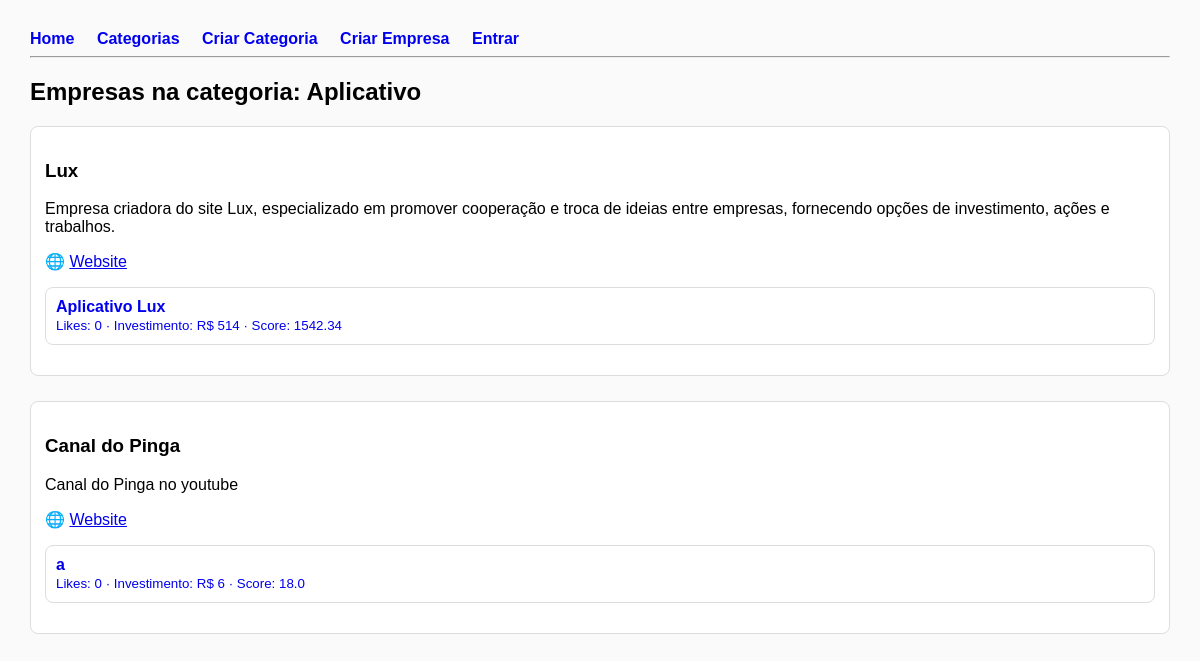
The app's page /categories/3/companies with its own data.
### app.py (models this page shows)
class Category(db.Model):
    id = db.Column(db.Integer, primary_key=True)
    name = db.Column(db.String(120), unique=True, nullable=False)
    description = db.Column(db.String(300))
    created_at = db.Column(db.DateTime, default=datetime.utcnow)
    companies = db.relationship("Company", backref="category", lazy=True)
    posts = db.relationship(
        "Post",
        backref="category",
        cascade="all, delete-orphan",
        passive_deletes=True
    )

class Company(db.Model):
    id = db.Column(db.Integer, primary_key=True)
    name = db.Column(db.String(140), nullable=False, unique=True)
    bio = db.Column(db.Text)
    website = db.Column(db.String(250))
    password = db.Column(db.String(200), nullable=False)
    created_at = db.Column(db.DateTime, default=datetime.utcnow)
    category_id = db.Column(db.Integer, db.ForeignKey("category.id"), nullable=True)
    comments = db.relationship("Comment", backref="author", lazy=True)
    investments_made = db.relationship("InvestmentHistory", backref="investor", lazy=True, foreign_keys='InvestmentHistory.company_id')
    messages_sent = db.relationship("Message", backref="sender", lazy=True, foreign_keys='Message.sender_id')
    messages_received = db.relationship("Message", backref="receiver", lazy=True, foreign_keys='Message.receiver_id')

class Post(db.Model):
    id = db.Column(db.Integer, primary_key=True)
    title = db.Column(db.String(200), nullable=False)
    content = db.Column(db.Text)
    created_at = db.Column(db.DateTime, default=datetime.utcnow)
    likes = db.Column(db.Integer, default=0)
    investment = db.Column(db.Integer, default=0)
    score = db.Column(db.Float, default=0)
    company_id = db.Column(db.Integer, db.ForeignKey("company.id"), nullable=False)
    category_id = db.Column(
        db.Integer,
        db.ForeignKey("category.id", ondelete="CASCADE"),
        nullable=False
    )
    comments = db.relationship(
        "Comment",
        backref="post",
        lazy=True,
        cascade="all, delete-orphan"
    )
    investment_history = db.relationship(
        "InvestmentHistory",
        backref="post",
        lazy=True,
        cascade="all, delete-orphan"
    )
    company = db.relationship("Company", backref="posts")

### app.py (the view)
@app.route("/categories/<int:category_id>/companies")
def category_companies(category_id):
    category = Category.query.get_or_404(category_id)
    posts = db.session.query(Post).join(Company).filter(Post.category_id == category_id).all()
    companies_map = {}
    for p in posts:
        if p.score is None or p.score == 0:
            calculate_post_score(p)
        comp = p.company
        if not comp:
            continue
        if comp.id not in companies_map:
            companies_map[comp.id] = {
                "company": comp,
                "posts": []
            }
        companies_map[comp.id]["posts"].append(p)
    companies = list(companies_map.values())
    return render_template(
        "companies.html",
        category=category,  # <- adiciona isso
        companies=companies
    )

### templates/companies.html
{% extends "base.html" %}
{% block content %}
<h2>Empresas na categoria: {{ category.name }}</h2>
{% for company in companies %}
  <div class="card" style="margin-bottom: 25px;">
    <h3>{{ company.company.name }}</h3>
    <p>{{ company.company.bio }}</p>
    {% if company.company.website %}
      <p>🌐 <a href="{{ company.company.website }}" target="_blank">Website</a></p>
    {% endif %}
    {% if company.posts %}
      <ul style="list-style: none; padding-left: 0;">
        {% for post in company.posts %}
          <li style="margin-bottom: 12px;">
            <a href="{{ url_for('post_view', post_id=post.id) }}" style="text-decoration:none;">
              <div style="background: #fff; border: 1px solid #ddd; padding: 10px; border-radius: 8px;">
                <strong>{{ post.title }}</strong><br>
                <small>Likes: {{ post.likes }} · Investimento: R$ {{ post.investment }} · Score: {{ post.score|round(2) }}</small>
              </div>
            </a>
          </li>
        {% endfor %}
      </ul>
    {% else %}
      <p>Sem posts nessa categoria ainda.</p>
    {% endif %}
  </div>
{% else %}
  <p>Nenhuma empresa nessa categoria.</p>
{% endfor %}
{% endblock %}

### templates/base.html (style rules this page uses)
body { font-family: Arial, sans-serif; margin: 30px; background:#fafafa }
.card { background:#fff; padding:14px; border-radius:8px; border:1px solid #ddd; margin-bottom:12px }

### records on screen
Category: name "Aplicativo"
Company: company.name "Lux", company.bio "Empresa criadora do site Lux, especializado em promover cooperação e troca de ideias entre empresas, fornecendo opções de investimento, ações e trabalhos."
Post: title "Aplicativo Lux", likes "0", investment "514", score "1542.34"
Company: company.name "Canal do Pinga", company.bio "Canal do Pinga no youtube"
Post: title "a", likes "0", investment "6", score "18.0"
